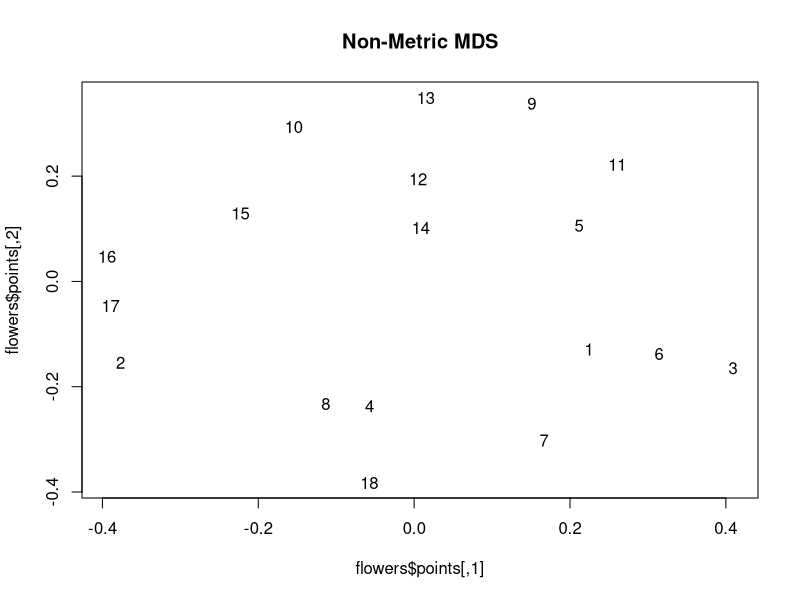
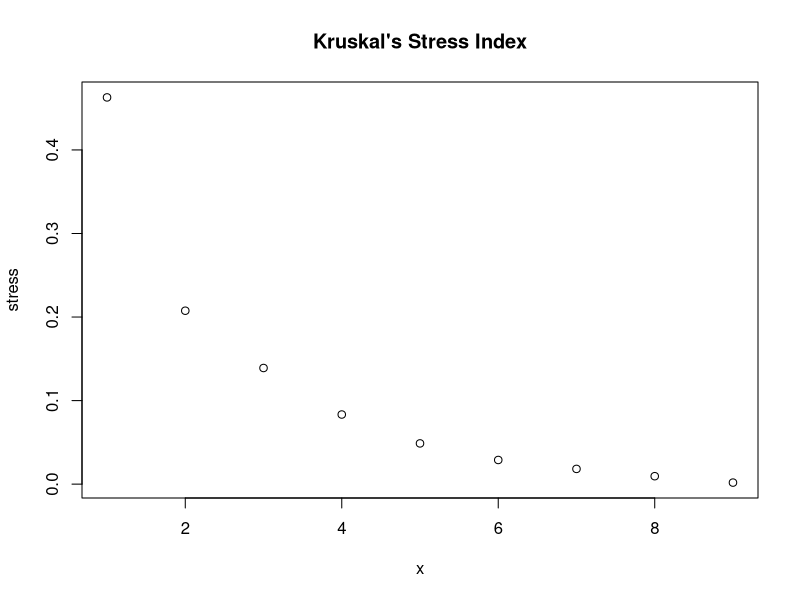

R code for these plots, in order:
#The file contains R script for answers to question 1 of
#assignment 2. This is submitted for course work of Statistical
#Structures in Data, PGDBA 08, 2022-23 by Anurag Shukla (22BM6JP08)

#Importing Libraries
library("readxl")
library("MASS")

#Importing the Dataset
setwd("C:/Users/Anurag Shukla/Documents/pgdba/study/ISI/SSD/assignment2")
df <- read_excel("flowers_dataset.xlsx")
df1 <- as.matrix(df[,-1])

#Non-Metric MDS with two Dimensions
flowers <- isoMDS(df1, k = 2)
plot(flowers$points, type = "n")
text(flowers$points, labels = as.character(1:nrow(df)))
title("Non-Metric MDS")

#kruskal's Stress Scree Plot
stress <- c()
for (x in 1:9) {
  mds <- isoMDS(df1, k = x)$stress
  stress <- append(stress, mds)
}

#Scree Plot for Krushkal's Stress
stress <- stress/sum(stress)
x <- seq(1,9)
plot(x,stress)
title("Kruskal's Stress Index")

#Goodness of Association for 2 Dimensions
stress_2dim <- stress[2]